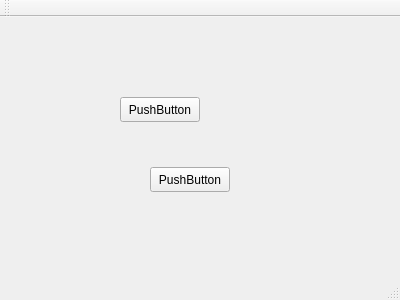
<?xml version="1.0" encoding="UTF-8"?>
<ui version="4.0">
 <class>MainWindow</class>
 <widget class="QMainWindow" name="MainWindow">
  <property name="geometry">
   <rect>
    <x>0</x>
    <y>0</y>
    <width>400</width>
    <height>300</height>
   </rect>
  </property>
  <property name="windowTitle">
   <string>MainWindow</string>
  </property>
  <widget class="QWidget" name="centralWidget">
   <widget class="QPushButton" name="pushButton">
    <property name="geometry">
     <rect>
      <x>120</x>
      <y>80</y>
      <width>80</width>
      <height>25</height>
     </rect>
    </property>
    <property name="text">
     <string>PushButton</string>
    </property>
   </widget>
   <widget class="QPushButton" name="pushButton_2">
    <property name="geometry">
     <rect>
      <x>150</x>
      <y>150</y>
      <width>80</width>
      <height>25</height>
     </rect>
    </property>
    <property name="text">
     <string>PushButton</string>
    </property>
   </widget>
  </widget>
  <widget class="QMenuBar" name="menuBar">
   <property name="geometry">
    <rect>
     <x>0</x>
     <y>0</y>
     <width>400</width>
     <height>22</height>
    </rect>
   </property>
  </widget>
  <widget class="QToolBar" name="mainToolBar">
   <attribute name="toolBarArea">
    <enum>TopToolBarArea</enum>
   </attribute>
   <attribute name="toolBarBreak">
    <bool>false</bool>
   </attribute>
  </widget>
  <widget class="QStatusBar" name="statusBar"/>
 </widget>
 <layoutdefault spacing="6" margin="11"/>
 <resources/>
 <connections/>
</ui>
